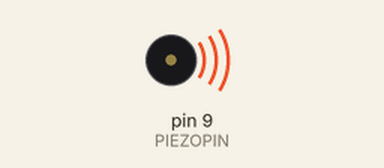
The sketch below on a simulated Arduino Uno, built with avr-gcc and run on an emulated ATmega328P. Parts: buzzer (waves = sounding).

Above: at 1.2 s.
At 6.3 s:
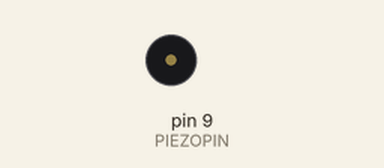
Timing chart, 0 to 7.1 s (numbered marks = the images above):
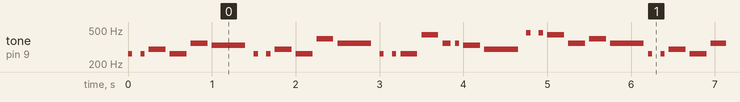

Measured:
- by itself, tone on pin 9 (PIEZOPIN): plays 264 Hz for 0.05 s, 264 Hz for 0.05 s, 297 Hz for 0.20 s, 264 Hz for 0.20 s, 352 Hz for 0.20 s, 330 Hz for 0.40 s … (546 notes in this stretch)

The sketch:

piezo_happybirthday.ino
```cpp
// A scetch to play Happy Birthday on a Piezo buzzer - "piezoelectricity" (abstract) or "piezo buzzer" is the google for this one
// Check blinkinglight first

#define PIEZOPIN 9 // Check the Uno (these are all for uno). Digital 9 should have a tilde in front of the label - that means PWM or Pulse Width Modulation. Either of those is a good google.

// If 9 is a proper PWM pin, wire the red wire of a piezo buzzer (if they're uncoloured, it doesn't matter which wire) to the piezo pin and the black to a ground (again, doesn't really matter).
// If not, change the definition to a PWM pin and proceed as normal. Here we see the beauty of preprocessor definitions.

void setup(){
  pinMode(PIEZOPIN, OUTPUT); // See blinkinglight
}

void playSound(int frequency, int duration, int pause){ // A function made by me, which plays a frequency in herts for an amount of time (in milliseconds) then waits for an amount of time (in milliseconds).
  tone(PIEZOPIN, frequency); // Plays a tone in hertz on the specified pin. This is handled by the internal Arduino timer, so we don't have to mess with it. It uses PWM, which you should definitely google.
  delay(duration/5); // Divided by five because I didn't want to divide all the numbers by five. Don't do this in any other program.
  noTone(PIEZOPIN); // Stops playing the tone on a pin.
  delay(pause/5); // Same as above.
}

void loop() {
  playSound(264, 250, 500); // Plays happy birthday, tones and delays extracted via a Python script from https://gist.github.com/krin-san/ef6b8b1e501ad4a82902.
  playSound(264, 250, 250); // As the Sirius Cybernetics Complaints Division says, Share and Enjoy!
  playSound(297, 1000, 250);
  playSound(264, 1000, 250);
  playSound(352, 1000, 250);
  playSound(330, 2000, 500);
  playSound(264, 250, 500);
  playSound(264, 250, 250);
  playSound(297, 1000, 250);
  playSound(264, 1000, 250);
  playSound(396, 1000, 250);
  playSound(352, 2000, 500);
  playSound(264, 250, 500);
  playSound(264, 250, 250);
  playSound(264, 1000, 250);
  playSound(440, 1000, 250);
  playSound(352, 500, 250);
  playSound(352, 250, 250);
  playSound(330, 1000, 250);
  playSound(297, 2000, 500);
  playSound(466, 250, 500);
  playSound(466, 250, 250);
  playSound(440, 1000, 250);
  playSound(352, 1000, 250);
  playSound(396, 1000, 250);
  playSound(352, 2000, 250);
}
```
